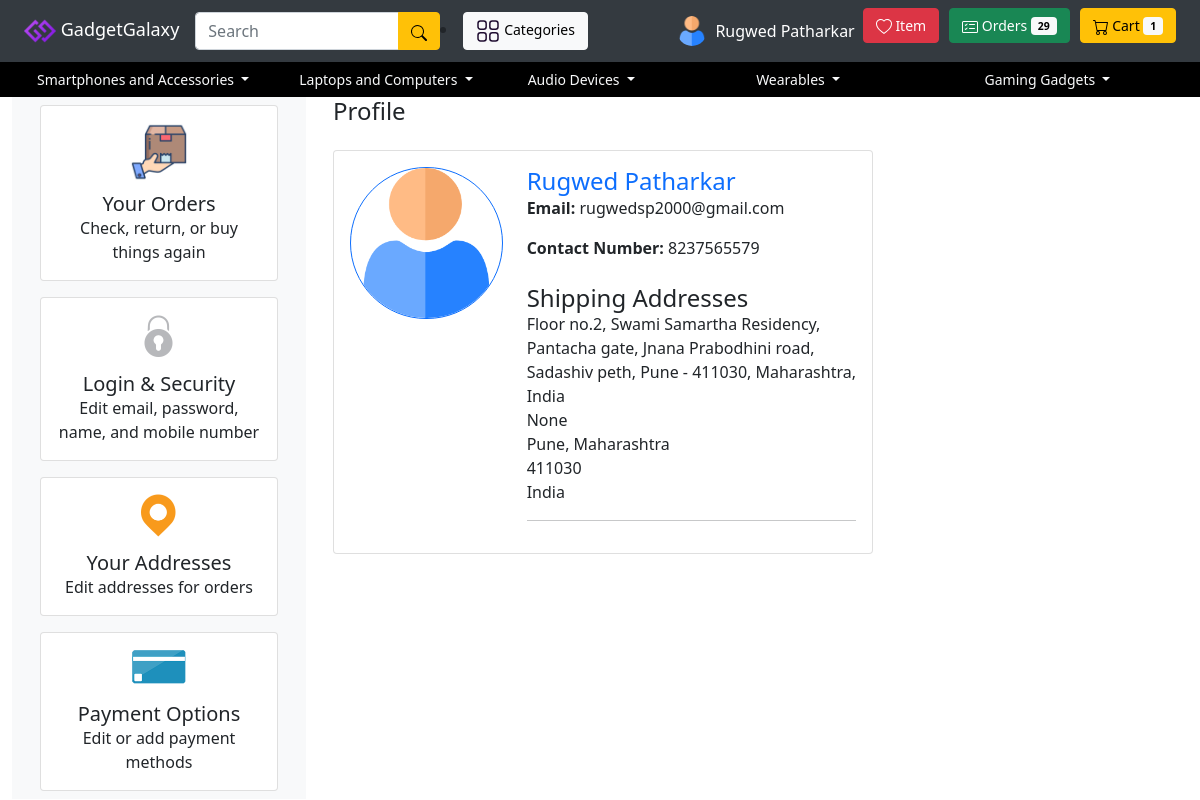
The app's page /accounts/profile_section/ (signed in) with its own data.
### ecommerce_project_accounts/models.py (models this page shows, shortened)
class Profile(BaseModel):
    user = models.OneToOneField(User, on_delete=models.CASCADE, related_name="profile")
    is_email_verified = models.BooleanField(default=False)
    email_token = models.CharField(max_length=100, null=True, blank=True)
    profile_image = models.ImageField(upload_to='profile', null=True, blank=True)
    contact_number = models.CharField(max_length=15, blank=True, null=True)

class Address(models.Model):
    profile = models.ForeignKey('Profile', on_delete=models.CASCADE, related_name='addresses')
    address_line1 = models.CharField(max_length=255)
    address_line2 = models.CharField(max_length=255, blank=True, null=True)
    city = models.CharField(max_length=100)
    state = models.CharField(max_length=100)
    postal_code = models.CharField(max_length=20)
    country = models.CharField(max_length=100)

### ecommerce_project_accounts/views.py (the view)
# urls.py: path('profile_section/', profile_section, name='profile_section'),
@login_required
def profile_section(request):
    user = request.user
    password_change_form = UserPasswordChangeForm(request.user)
    return render(request, 'accounts/profile_section.html', {
        'user': user,
        'password_change_form': password_change_form,
    })

### ecommerce_project_accounts/forms.py (shortened to what this page needs)
class UserPasswordChangeForm(PasswordChangeForm):
    new_password2 = forms.CharField(
        label="Confirm New Password",
        widget=forms.PasswordInput(attrs={'class': 'form-control'}),
        required=True
    )

### ecommerce_project_transactions/context_processors.py (called while the page is built)
def liked_cart_count(request):
    liked_items_count = 0
    cart_items_count = 0
    ordered_items_count = 0
    if request.user.is_authenticated and hasattr(request.user, 'profile'):
        liked_items_count = LikedItem.objects.filter(profile=request.user.profile).count()
        cart_items_count = CartItem.objects.filter(profile=request.user.profile).count()
        ordered_items_count= OrderedItem.objects.filter(profile=request.user.profile).count()
    return {
        'liked_items_count': liked_items_count,
        'cart_items_count': cart_items_count,
        'ordered_items_count': ordered_items_count,
    }

### templates/accounts/profile_section.html
{% extends 'accounts/profile.html' %}
{% block profile %}
  <div class="col-md-9">
    <div id="profile-section">
      <h2 class="mb-4">Profile</h2>
      <div class="card mb-4">
        <div class="card-body">
          <div class="row">
            <div class="col-md-4 text-center">
              {% if user.profile.profile_image %}
                <img src="{{ user.profile.profile_image.url }}" alt="Profile Image" class="img-fluid rounded-circle mb-3 border border-primary profile-image">
              {% else %}
                <img src="/media/img/profilephoto.png" alt="Default Profile Image" class="img-fluid rounded-circle mb-3 border border-primary profile-image">
              {% endif %}
            </div>
            <div class="col-md-8">
              <h3 class="card-title text-primary">{{ user.get_full_name }}</h3>
              <p class="card-text"><strong>Email:</strong> {{ user.email }}</p>
              <p class="card-text"><strong>Contact Number:</strong> {{ user.profile.contact_number }}</p>
              <h5 class="card-title mt-4">Shipping Addresses</h5>
              {% for address in user.profile.addresses.all %}
                <address>
                  {{ address.address_line1 }}<br>
                  {{ address.address_line2 }}<br>
                  {{ address.city }}, {{ address.state }}<br>
                  {{ address.postal_code }}<br>
                  {{ address.country }}
                </address>
                <hr>
              {% endfor %}
            </div>
          </div>
        </div>
      </div>
    </div>
  </div>
{% endblock %}

### templates/base/base.html (shortened to what this page needs)
{% load static %}
<!DOCTYPE html>
<html lang="en">
  <head>
    <link
      href="https://stackpath.bootstrapcdn.com/bootstrap/4.5.2/css/bootstrap.min.css"
      rel="stylesheet"
    />
      <link rel="stylesheet" href="https://unpkg.com/swiper/swiper-bundle.min.css">
    <link
      href="https://cdn.jsdelivr.net/npm/bootstrap@5.3.2/dist/css/bootstrap.min.css"
      rel="stylesheet"
    />
    <link
      href="https://cdn.jsdelivr.net/npm/bootstrap@5.0.2/dist/css/bootstrap.min.css"
      rel="stylesheet"
    />
  </head>
  <body>
    <nav
      class="navbar navbar-expand-md navbar-light"
      style="background-color: #343a40"
    >
      <div class="container-fluid">
        <a class="navbar-brand" href="/" style="color: white;font-size:18px">
          <img src="/media/img/favicon.ico" />
           GadgetGalaxy
        </a>
        <div class="collapse navbar-collapse" id="navbarNav">
          <form
            class="w-25"
            action="{% url 'home' %}"
            method="get"
          >
            <div class="input-group">
              <input
                class="form-control"
                type="search"
                placeholder="Search"
                aria-label="Search"
                name="q"
                value="{{ request.GET.q }}"
              />
              <div class="input-group-append">
                <button class="btn btn-warning" type="submit"></button>
              </div>
            </div>
          </form>
          <li class="nav-item">
            <a class="btn btn-light"style="margin-right: 10px" href="/products/categories/">
              Categories
            </a>
          </li>
          <div class="ml-auto">
            <ul class="navbar-nav">
              {% if user.is_authenticated %}
              <li class="nav-item dropdown" >
  <button
    class=" nav-link "
    id="navbarDropdown"
    data-toggle="dropdown"
    aria-haspopup="true"
    aria-expanded="false"
    style="color: #ffffff"
  >
    <div class="d-flex align-items-center">
      {% if user.profile.profile_image %}
        <img src="{{ user.profile.profile_image.url }}" alt="Profile Image" class="img-fluid rounded-circle mr-2" style="width: 30px; height: 30px;">
      {% else %}
        <img src="/media/img/profilephoto.png" alt="Default Profile Image" class="img-fluid rounded-circle mr-2" style="width: 30px; height: 30px;">
      {% endif %}
      {{ user.first_name }} {{ user.last_name }}
    </div>
  </button>
</li>
<li class="nav-item">
  <a class="btn btn-danger" style="margin-right: 10px" href="/transactions/show-liked-items/">
    Item
  </a>
</li>
<li class="nav-item">
  <a class="btn btn-success"style="margin-right: 10px" href="/transactions/view-orders/">
    Orders
    {% if ordered_items_count > 0 %}
    <span style="color:black" class="badge badge-light">{{ ordered_items_count }}</span>
  {% endif %}
  </a>
</li>
<li class="nav-item">
  <a class="btn btn-warning" href="/transactions/view-cart/">
    Cart
    {% if cart_items_count > 0 %}
      <span style="color:black" class="badge badge-light">{{ cart_items_count }}</span>
    {% endif %}
  </a>
</li>
              {% endif %}
            </ul>
          </div>
        </div>
      </div>
    </nav>
    <div class="container-fluid" style="background-color: #000000">
      <div class="row">
        <div class="col-md">
          <div class="dropdown">
            <button
              class="btn dropdown-toggle"
              type="button"
              id="dropdownMenu1"
              data-toggle="dropdown"
              aria-haspopup="true"
              aria-expanded="false"
            >
              Smartphones and Accessories
            </button>
          </div>
        </div>
        <div class="col-md">
          <div class="dropdown">
            <button
              class="btn dropdown-toggle"
              type="button"
              id="dropdownMenu2"
              data-toggle="dropdown"
              aria-haspopup="true"
              aria-expanded="false"
            >
              Laptops and Computers
            </button>
          </div>
        </div>
        <div class="col-md">
          <div class="dropdown">
            <button
              class="btn dropdown-toggle"
              type="button"
              id="dropdownMenu3"
              data-toggle="dropdown"
              aria-haspopup="true"
              aria-expanded="false"
            >
              Audio Devices
            </button>
          </div>
        </div>
        <div class="col-md">
          <div class="dropdown">
            <button
              class="btn dropdown-toggle"
              type="button"
              id="dropdownMenu4"
              data-toggle="dropdown"
              aria-haspopup="true"
              aria-expanded="false"
            >
              Wearables
            </button>
          </div>
        </div>
        <div class="col-md">
          <div class="dropdown">
            <button
              class="btn dropdown-toggle"
              type="button"
              id="dropdownMenu5"
              data-toggle="dropdown"
              aria-haspopup="true"
              aria-expanded="false"
            >
              Gaming Gadgets
            </button>
          </div>
        </div>
      </div>
    </div>
    {% block start %}
    {% endblock %}
  </body>
</html>

### templates/base/base.html (style rules this page uses)
.card-title { flex: 1; margin-bottom: 0px; }
.card { transition: transform 0.2s ease-in-out; position: relative; }
.card-body { height: 100%; }
.dropdown button { color: #f8f9fa; pointer-events: none; }
body { font-size: 16px; }
h1, h2, h3, h4, h5, h6 { font-size: 1.5em; }
p { font-size: 1em; }
.btn { font-size: 0.875em; }
a { font-size: 1em; }
input, select, textarea { font-size: 1em; }

### records on screen
Address: address_line1 "Floor no.2, Swami Samartha Residency, Pantacha gate, Jnana Prabodhini road, Sadashiv peth, Pune - 411030, Maharashtra, India", address_line2 "None", city "Pune", state "Maharashtra", postal_code "411030", country "India"

### other values on screen
{{ user.first_name }} "Rugwed"
{{ user.last_name }} "Patharkar"
{{ ordered_items_count }} "29"
{{ cart_items_count }} "1"
{{ user.get_full_name }} "Rugwed Patharkar"
{{ user.email }} "rugwedsp2000@gmail.com"
{{ user.profile.contact_number }} "8237565579"
